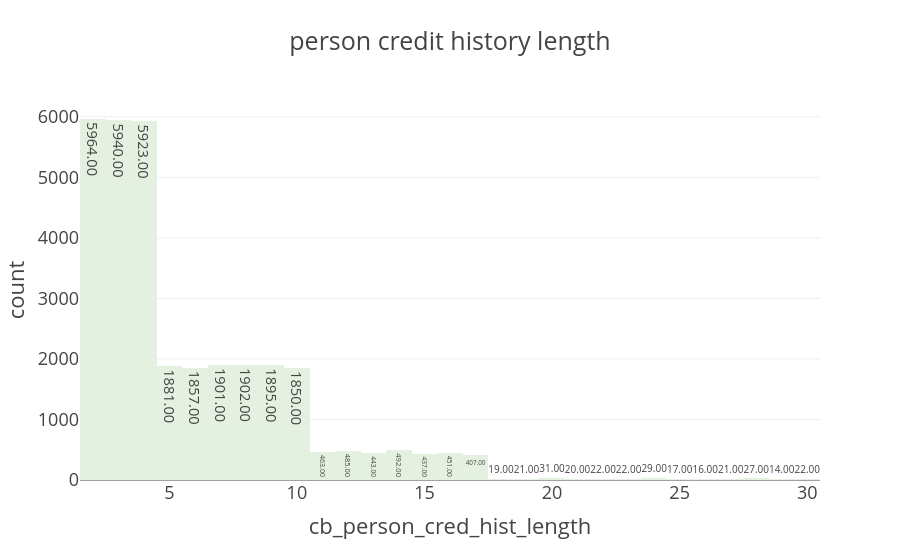

Here is the notebook cell this chart was saved with:
### Markdown cell above
## Credit History Length

### Code cell
fig=px.histogram(df, x = 'cb_person_cred_hist_length', text_auto = '.2f',template = 'presentation', title = 'person credit history length',color_discrete_sequence=px.colors.sequential.Mint)
fig.update_layout()
fig.show()

### Figure 1 — Plotly figure (JSON) as saved in the notebook; plotly's stock layout.template omitted (floating-point values rounded to 4 significant figures; data arrays with more than 128 entries replaced by an {"elided": "..."} marker saying what was removed)
{"data": [{"alignmentgroup": "True", "bingroup": "x", "hovertemplate": "cb_person_cred_hist_length=%{x}<br>count=%{y}<extra></extra>", "legendgroup": "", "marker": {"color": "rgb(228, 241, 225)", "pattern": {"shape": ""}}, "name": "", "offsetgroup": "", "orientation": "v", "showlegend": false, "texttemplate": "%{value:.2f}", "type": "histogram", "x": {"elided": "32572 int values"}, "xaxis": "x", "yaxis": "y"}], "layout": {"barmode": "relative", "legend": {"tracegroupgap": 0}, "title": {"text": "person credit history length"}, "xaxis": {"anchor": "y", "domain": [0, 1], "title": {"text": "cb_person_cred_hist_length"}}, "yaxis": {"anchor": "x", "domain": [0, 1], "title": {"text": "count"}}}}
